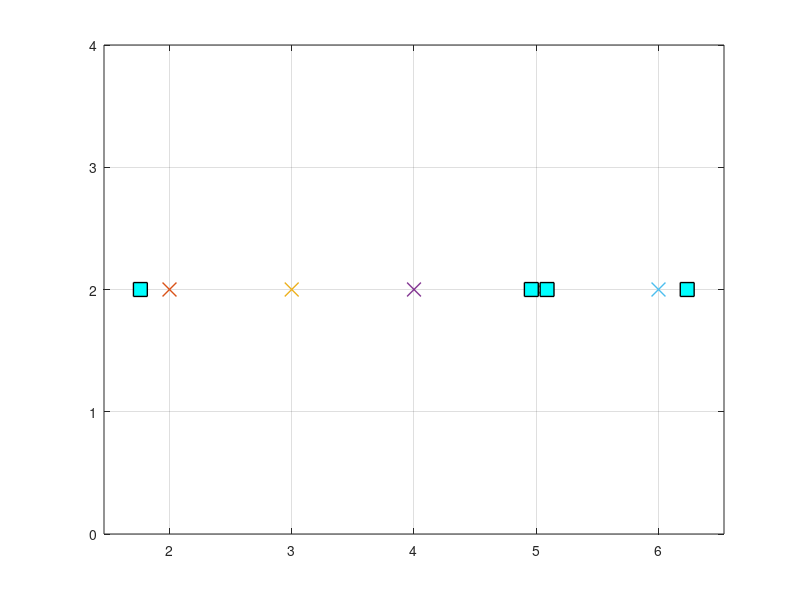

MATLAB code for this plot: (Note: this script raises an error after producing the figure.)
clear all, close all;
y = 2;
x = 1:10;
% x_pdr = x + rand(1,10)-.5;
x_pdr = x;
x_wps = x + normrnd(0,2,1,10);


c_loc   = 0; 
c_head  = -90;
c_v     = 0;


delta = 0.05;
time = 0:delta:10;
for t = time
    % --    DRAW ALL ESTIMATION     --
    plot(x_pdr,y,'x','LineWidth', 1,'MarkerSize',10);
    hold on
    plot(x_wps,y,'--rs','LineWidth',1,...
                'MarkerEdgeColor','k',...
                'MarkerFaceColor','c',...
                'MarkerSize',10);
    hold off
    % --    UPDATE FROM PDR     --
    %       HEADING
    c_head = c_head - 0.2;
    %       VELOCITY
    if floor(t) == t && floor(t)+1 <= time(end)
        c_v     = abs(c_loc-x_pdr(floor(t)+1));
    % --    DRAW NEXT STEP      --    
    end
    if floor(t)+1 < time(end)
        hold on
        plot(x_pdr(floor(t)+1),y,'rx','LineWidth', 1.1, 'MarkerSize', 10);
        plot(x_wps(floor(t)+1),y,'rs','LineWidth', 1, ...
            'MarkerEdgeColor','k','MarkerFaceColor','g','MarkerSize', 10);
        hold off
    end
    
    
    
    ylim([0, 4]);
    axis equal
    grid on
    
    c_loc = c_loc + delta*c_v;
    circle(c_loc,y,0.5,c_head)
    i = find(time==t);
    M(i) = getframe;
end
%%
% clf
% axes('position', [0 0 1 1])
% movie(M,1)
    
    
% while s_loc < x(end)
%     plot(x_,y,'x');
%     daspect([1 1 1])    
%     circle(1,y,0.5)
% end